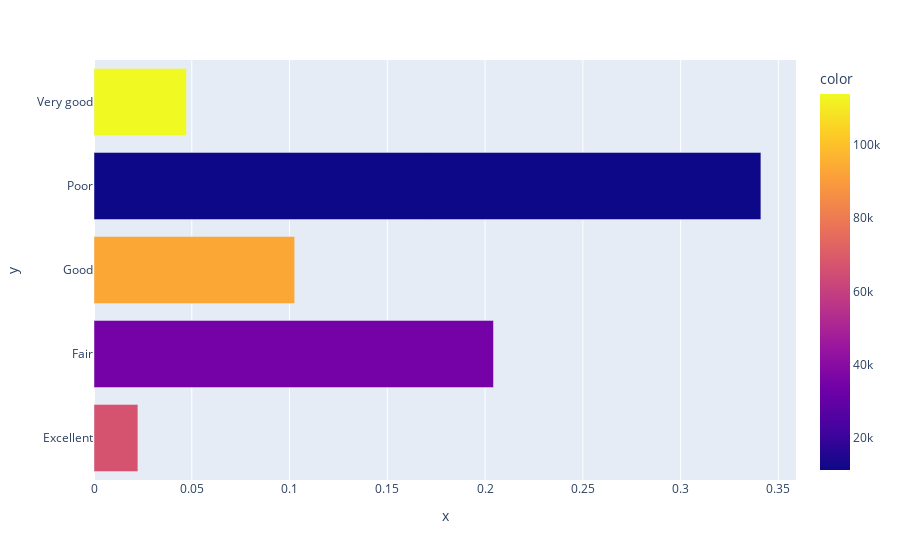

The notebook cell saved with this chart:
### Code cell
A3=list(data.groupby('GenHealth').groups.keys())
B3=[]
C3=[]
for p in A3:
    x=data.loc[(data['GenHealth']==p),:].loc[data['HeartDisease']=='Yes'].count()['HeartDisease']
    y=data.loc[(data['GenHealth']==p),].count()['HeartDisease']
    B3+=[x/y]
    C3+=[y]
px.bar(x=B3,y=A3,color=C3)

### Figure 1 — Plotly figure (JSON) as saved in the notebook; plotly's stock layout.template omitted (floating-point values rounded to 4 significant figures)
{"data": [{"hovertemplate": "x=%{x}<br>y=%{y}<br>color=%{marker.color}<extra></extra>", "legendgroup": "", "marker": {"color": [66842, 34677, 93129, 11289, 113858], "coloraxis": "coloraxis", "pattern": {"shape": ""}}, "name": "", "orientation": "h", "showlegend": false, "textposition": "auto", "type": "bar", "x": [0.02244, 0.2043, 0.1026, 0.341, 0.04726], "xaxis": "x", "y": ["Excellent", "Fair", "Good", "Poor", "Very good"], "yaxis": "y"}], "layout": {"barmode": "relative", "coloraxis": {"colorbar": {"title": {"text": "color"}}, "colorscale": [[0, "#0d0887"], [0.1111, "#46039f"], [0.2222, "#7201a8"], [0.3333, "#9c179e"], [0.4444, "#bd3786"], [0.5556, "#d8576b"], [0.6667, "#ed7953"], [0.7778, "#fb9f3a"], [0.8889, "#fdca26"], [1, "#f0f921"]]}, "legend": {"tracegroupgap": 0}, "margin": {"t": 60}, "xaxis": {"anchor": "y", "domain": [0, 1], "title": {"text": "x"}}, "yaxis": {"anchor": "x", "domain": [0, 1], "title": {"text": "y"}}}}
